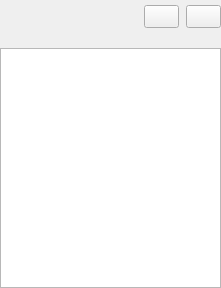
<?xml version="1.0" encoding="UTF-8"?>
<ui version="4.0">
 <class>edited_list_widget</class>
 <widget class="QWidget" name="edited_list_widget">
  <property name="geometry">
   <rect>
    <x>0</x>
    <y>0</y>
    <width>221</width>
    <height>288</height>
   </rect>
  </property>
  <property name="font">
   <font>
    <pointsize>10</pointsize>
   </font>
  </property>
  <property name="windowTitle">
   <string>Form</string>
  </property>
  <layout class="QVBoxLayout" name="verticalLayout">
   <property name="spacing">
    <number>0</number>
   </property>
   <property name="leftMargin">
    <number>0</number>
   </property>
   <property name="topMargin">
    <number>0</number>
   </property>
   <property name="rightMargin">
    <number>0</number>
   </property>
   <property name="bottomMargin">
    <number>0</number>
   </property>
   <item>
    <layout class="QHBoxLayout" name="horizontalLayout_2">
     <property name="spacing">
      <number>7</number>
     </property>
     <property name="topMargin">
      <number>5</number>
     </property>
     <property name="bottomMargin">
      <number>5</number>
     </property>
     <item>
      <layout class="QVBoxLayout" name="optional_widget_layout"/>
     </item>
     <item>
      <spacer name="horizontalSpacer">
       <property name="orientation">
        <enum>Qt::Horizontal</enum>
       </property>
       <property name="sizeHint" stdset="0">
        <size>
         <width>40</width>
         <height>20</height>
        </size>
       </property>
      </spacer>
     </item>
     <item>
      <widget class="QPushButton" name="add_list_item_button">
       <property name="minimumSize">
        <size>
         <width>35</width>
         <height>0</height>
        </size>
       </property>
       <property name="maximumSize">
        <size>
         <width>35</width>
         <height>16777215</height>
        </size>
       </property>
       <property name="font">
        <font>
         <pointsize>10</pointsize>
         <weight>75</weight>
         <bold>true</bold>
        </font>
       </property>
       <property name="text">
        <string/>
       </property>
       <property name="icon">
        <iconset resource="../../resources/icons.qrc">
         <normaloff>:/icons/icons/plus.png</normaloff>:/icons/icons/plus.png</iconset>
       </property>
      </widget>
     </item>
     <item>
      <widget class="QPushButton" name="delete_list_item_button">
       <property name="minimumSize">
        <size>
         <width>35</width>
         <height>0</height>
        </size>
       </property>
       <property name="maximumSize">
        <size>
         <width>35</width>
         <height>16777215</height>
        </size>
       </property>
       <property name="font">
        <font>
         <pointsize>10</pointsize>
         <weight>75</weight>
         <bold>true</bold>
        </font>
       </property>
       <property name="text">
        <string/>
       </property>
       <property name="icon">
        <iconset resource="../../resources/icons.qrc">
         <normaloff>:/icons/icons/minus2.png</normaloff>:/icons/icons/minus2.png</iconset>
       </property>
      </widget>
     </item>
    </layout>
   </item>
   <item>
    <widget class="QLabel" name="list_header">
     <property name="text">
      <string/>
     </property>
     <property name="wordWrap">
      <bool>true</bool>
     </property>
    </widget>
   </item>
   <item>
    <widget class="QListWidget" name="list_widget">
     <property name="font">
      <font>
       <pointsize>13</pointsize>
      </font>
     </property>
     <property name="styleSheet">
      <string notr="true">selection-color: rgb(0, 0, 0);
selection-background-color: rgb(170, 170, 255);</string>
     </property>
     <property name="editTriggers">
      <set>QAbstractItemView::DoubleClicked|QAbstractItemView::EditKeyPressed</set>
     </property>
     <property name="defaultDropAction">
      <enum>Qt::MoveAction</enum>
     </property>
     <property name="alternatingRowColors">
      <bool>true</bool>
     </property>
     <property name="movement">
      <enum>QListView::Free</enum>
     </property>
     <property name="flow">
      <enum>QListView::TopToBottom</enum>
     </property>
     <property name="isWrapping" stdset="0">
      <bool>false</bool>
     </property>
     <property name="resizeMode">
      <enum>QListView::Fixed</enum>
     </property>
     <property name="layoutMode">
      <enum>QListView::SinglePass</enum>
     </property>
     <property name="viewMode">
      <enum>QListView::ListMode</enum>
     </property>
     <property name="modelColumn">
      <number>0</number>
     </property>
     <property name="uniformItemSizes">
      <bool>false</bool>
     </property>
     <property name="selectionRectVisible">
      <bool>false</bool>
     </property>
     <property name="sortingEnabled">
      <bool>false</bool>
     </property>
    </widget>
   </item>
  </layout>
 </widget>
 <tabstops>
  <tabstop>add_list_item_button</tabstop>
  <tabstop>delete_list_item_button</tabstop>
  <tabstop>list_widget</tabstop>
 </tabstops>
 <resources>
  <include location="../../resources/icons.qrc"/>
 </resources>
 <connections/>
</ui>
